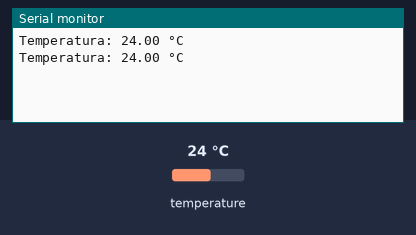
Recording of a program running on a simulated ESP32. On the bench: the last lines printed to the serial monitor. The inputs (shaded band) are chosen by the test bench; at power-on: temperature 24 °C.

Above: at 6.3 s.
6.4 s: temperature set to 41 °C
At 12.2 s:
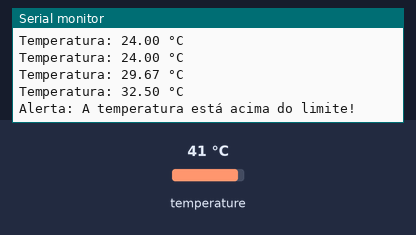
14.4 s: temperature set to 12 °C
At 17.5 s:
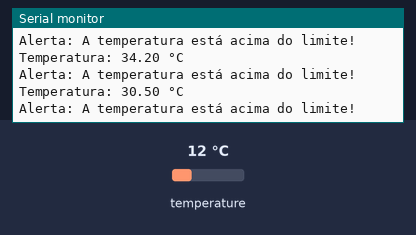
Timing chart, 0 to 19.0 s (numbered marks = the images above; inputs shaded):
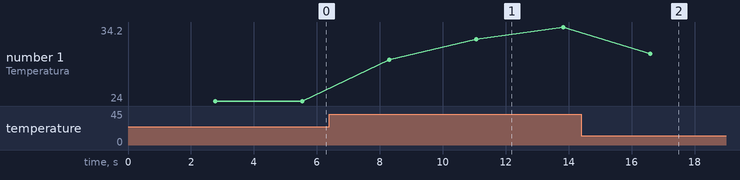

Measured:
- after the input at 6.4 s, the serial monitor: prints a new line after 1.9 s (image 1)
- after the input at 14.4 s, the serial monitor: prints a new line after 2.2 s (image 2)
- plotted number 1: 24 → 34.2 after the input at 6.4 s, 34.2 → 25.88 after the input at 14.4 s

The program:

main.cpp
```cpp
#include <Arduino.h>
#include <OneWire.h>
#include <DallasTemperature.h>

#include "sensor.h"
#include "buffer.h"

const int pinoBarramento = 4;
OneWire barramento(pinoBarramento);
DallasTemperature sensores(&barramento);

void setup() {
    sensores.begin();
    Serial.begin(115200);
}

void loop() {
    static BufferSensor bufferSensor = {0};
    static DadosSensor dadosSensor;
    static unsigned long ultimaLeitura = millis();

    if (millis() - ultimaLeitura >= 2000) {
        sensores.requestTemperatures();
        dadosSensor = ler_sensor();
        buffer_inserir(&bufferSensor, dadosSensor);
        ultimaLeitura = millis();

        if (dadosSensor.temperatura == DEVICE_DISCONNECTED_C) {
            Serial.println("Erro: Não foi possível conectar ao sensor de temperatura");
            return;
        }

        if (dadosSensor.temperatura == 85) {
            Serial.println("Erro: Leitura do sensor inválida");
            return;
        }

        float media_temperatura = buffer_media_temperatura(&bufferSensor);

        Serial.print("Temperatura: ");
        Serial.print(media_temperatura);
        Serial.println(" °C");

        ValoresAlerta valoresAlerta = alerta_sensor(media_temperatura);

        if (valoresAlerta.alerta_temperatura) {
            Serial.println("Alerta: A temperatura está acima do limite!");
        }
    }
}
```

buffer.h
```cpp
#pragma once
#include "sensor.h"

#define TAMANHO_BUFFER 10

struct BufferSensor {
    DadosSensor leituras[TAMANHO_BUFFER];
    int head;
    int quantidade;
};

void buffer_inserir(BufferSensor* buffer, DadosSensor leitura);
float buffer_media_temperatura(const BufferSensor* buffer);
 
```

sensor.h
```cpp
#pragma once

#define LIMITE_TEMPERATURA 30.0f

struct DadosSensor {
    float temperatura;
};

struct ValoresAlerta {
    bool alerta_temperatura;
};

DadosSensor ler_sensor();
ValoresAlerta alerta_sensor(float temperatura);
```

buffer.cpp
```cpp
#include <Arduino.h>
#include "buffer.h"

void buffer_inserir(BufferSensor* buffer, DadosSensor leitura) {
    buffer->leituras[buffer->head] = leitura;
    buffer->head = (buffer->head + 1) % TAMANHO_BUFFER;
    if (buffer->quantidade < TAMANHO_BUFFER) {
        buffer->quantidade += 1;
    }
}

float buffer_media_temperatura(const BufferSensor* buffer) {
    float soma_temperatura = 0.0;

    if (buffer->quantidade == 0) {
        return 0.0; // Evita divisão por zero
    }

    for (int i = 0; i < buffer->quantidade; i++) {
        soma_temperatura += buffer->leituras[i].temperatura;
    }

    return soma_temperatura / buffer->quantidade;
}
 
```

sensor.cpp
```cpp
#include <Arduino.h>
#include <OneWire.h>
#include <DallasTemperature.h>
#include "sensor.h"

extern DallasTemperature sensores;

ValoresAlerta alerta_sensor(float temperatura) {
    ValoresAlerta valoresAlerta;
    valoresAlerta.alerta_temperatura = false;

    if (temperatura > LIMITE_TEMPERATURA) {
        valoresAlerta.alerta_temperatura = true;
    }

    return valoresAlerta;
}

DadosSensor ler_sensor() {
    DadosSensor dadosSensor;
    dadosSensor.temperatura = sensores.getTempCByIndex(0);
    return dadosSensor;
}
 
```
